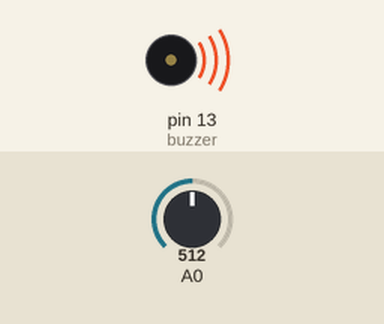
Bench run of a sketch on a simulated Arduino Uno, built with avr-gcc and run on an emulated ATmega328P. On the bench: buzzer (waves = sounding, pin HIGH). The test bench sets the inputs (shaded band); at power-on: A0 = 512. What the sketch prints to the serial monitor is not drawn.

Above: at 0.01 s.
At 0.6 s:
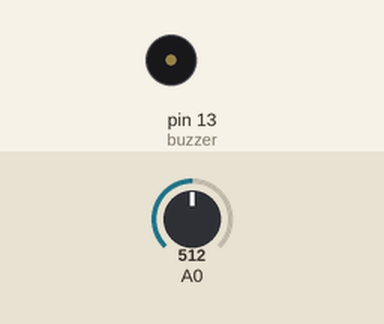
Timing chart, 0 to 2.1 s (numbered marks = the images above):
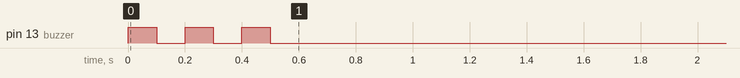

The sketch:

electricbike.ino
```cpp
#define buzzer 13
int outputValue = 0;
int highConfirm = 0;
int lowConfirm = 0;
int armedState = 0;


void setup() {
  pinMode(buzzer, OUTPUT);
  pinMode(A0, INPUT);
  Serial.begin(9600);
  beep(3,100);
}

// the loop function runs over and over again forever
void loop() {
    int sensorValue = analogRead(A0);
    outputValue = abs(map(sensorValue, 420, 875, 0, 250));
    if (armedState != 1){
      if (outputValue == 250) highConfirm = 1;
      if (outputValue == 0 && highConfirm == 1) lowConfirm = 1;
      if (lowConfirm == 1 && highConfirm == 1) armedState = 1;
    }
    if (armedState == 1 && outputValue >= 5 && outputValue < 255) {
      Serial.println(outputValue);
    }
    else {
      Serial.println(0);
    }

}

void beep(int amount, int del) {
  for (int i=0; i<amount; i++)
  {
    digitalWrite(buzzer, HIGH);
    delay(del);
    digitalWrite(buzzer, LOW);
    delay(del);
  }
}
```
